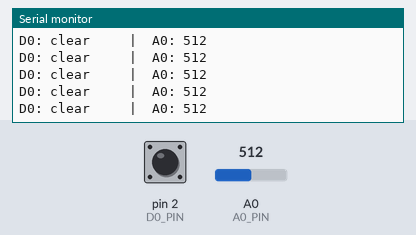
This sketch was run on a simulated Arduino Uno, built with avr-gcc and run on an emulated ATmega328P. Parts: the last lines printed to the serial monitor. The test bench sets the inputs (shaded band); at power-on: A0 (A0_PIN) = 512, pin 2 (D0_PIN) HIGH.

Above: at 9.2 s.
9.3 s: A0 (A0_PIN) set to 992
At 9.64 s:
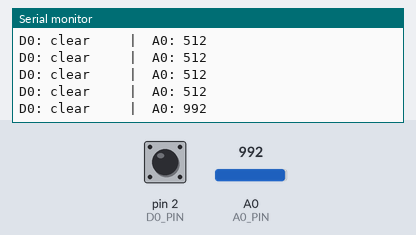
12.3 s: A0 (A0_PIN) set to 1010
At 12.44 s:
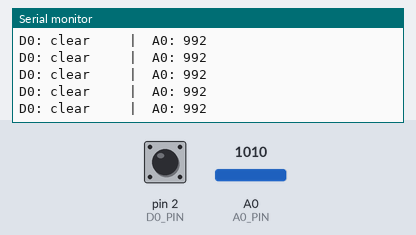
Timing chart, 0 to 15.3 s (numbered marks = the images above; inputs shaded):
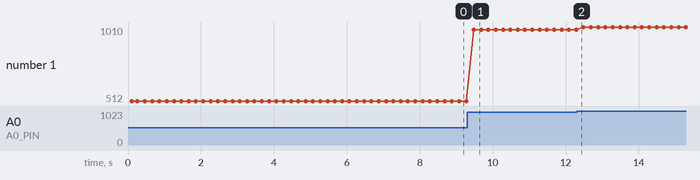

The sketch:

dual_stepper_geared.ino
```cpp
/*
 * Arduino (UNO/Nano) IR Proximity Sensor Test
 *
 * Reads both outputs of an IR obstacle/proximity module:
 *   D0 -> digital pin 2 (HIGH = no object, LOW = object detected)
 *   A0 -> analog pin A0 (0-1023, lower = closer object)
 *
 * Wiring:
 *   Sensor D0  -> D2
 *   Sensor A0  -> A0
 *   Sensor VCC -> 5V
 *   Sensor GND -> GND
 */

const int D0_PIN = 2;
const int A0_PIN = A0;

void setup() {
  Serial.begin(9600);
  pinMode(D0_PIN, INPUT);
  Serial.println("IR sensor test ready.");
  Serial.println("D0 (digital) | A0 (analog 0-1023)");
  Serial.println("------------------------------------");
}

void loop() {
  int digital = digitalRead(D0_PIN);
  int analog  = analogRead(A0_PIN);

  Serial.print("D0: ");
  Serial.print(digital == LOW ? "DETECTED" : "clear   ");
  Serial.print("  |  A0: ");
  Serial.println(analog);

  delay(200);
}
```

Measured:
- after the input at 9.3 s, the serial monitor: prints a new line after 0.18 s (image 1)
- plotted number 1: 512 → 992 after the input at 9.3 s, 992 → 1010 after the input at 12.3 s
